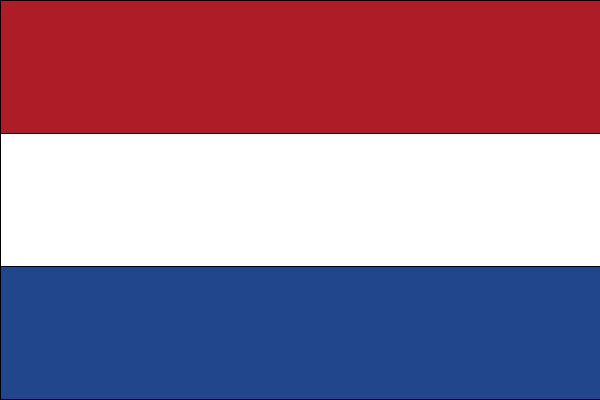
Frame 1 (no input)
Frame 60 (the mouse pressed at the canvas centre just before this capture): identical to frame 1, image omitted
Frame 120 (the mouse held since frame 60 and released just before this capture): identical to frame 1, image omitted

The Processing sketch that drew this single still picture (run headless with seeded random() and noise(); from frame 60 on, the mouse is pressed at the canvas centre):

// Processing sketch: opdracht_3_2
// ── opdracht_3_2.pde
void setup() {
  size(600, 400);
}

void draw() {
  
  fill(174, 28, 40);
  rect(0, 0, width, height / 3);

  
  fill(255);
  rect(0, height / 3, width, height / 3);

  
  fill(33, 70, 139);
  rect(0, 2 * height / 3, width, height / 3);
}
